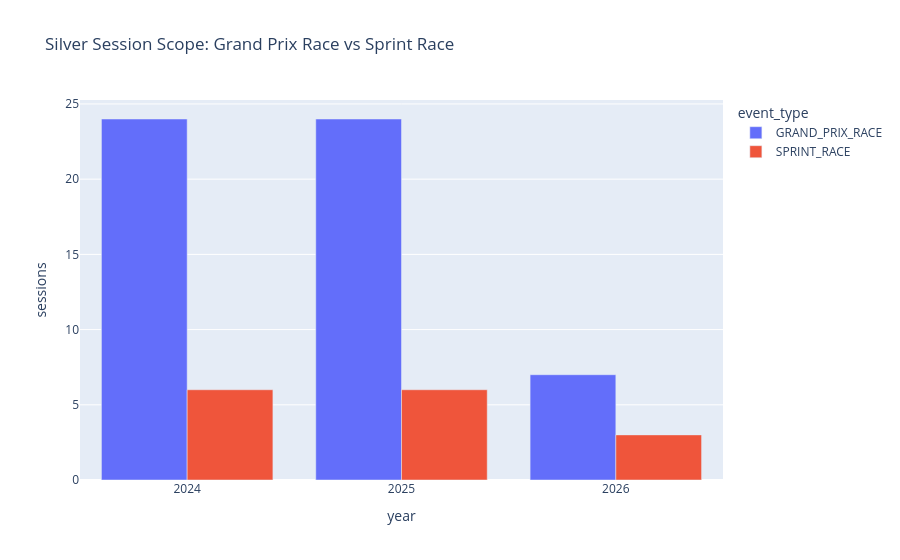

The cell this chart's notebook holds for it:
### Code cell
fig = px.bar(
    session_distribution,
    x="year",
    y="sessions",
    color="event_type",
    barmode="group",
    title="Silver Session Scope: Grand Prix Race vs Sprint Race",
)
fig.write_html(OUTPUT_CHARTS / "session_distribution.html", include_plotlyjs="cdn")
fig.show()

### Figure 1 — Plotly figure (JSON) as saved in the notebook; plotly's stock layout.template omitted (floating-point values rounded to 4 significant figures)
{"data": [{"alignmentgroup": "True", "hovertemplate": "event_type=GRAND_PRIX_RACE<br>year=%{x}<br>sessions=%{y}<extra></extra>", "legendgroup": "GRAND_PRIX_RACE", "marker": {"color": "#636efa", "pattern": {"shape": ""}}, "name": "GRAND_PRIX_RACE", "offsetgroup": "GRAND_PRIX_RACE", "orientation": "v", "showlegend": true, "textposition": "auto", "type": "bar", "x": [2024, 2025, 2026], "xaxis": "x", "y": [24, 24, 7], "yaxis": "y"}, {"alignmentgroup": "True", "hovertemplate": "event_type=SPRINT_RACE<br>year=%{x}<br>sessions=%{y}<extra></extra>", "legendgroup": "SPRINT_RACE", "marker": {"color": "#EF553B", "pattern": {"shape": ""}}, "name": "SPRINT_RACE", "offsetgroup": "SPRINT_RACE", "orientation": "v", "showlegend": true, "textposition": "auto", "type": "bar", "x": [2024, 2025, 2026], "xaxis": "x", "y": [6, 6, 3], "yaxis": "y"}], "layout": {"barmode": "group", "legend": {"title": {"text": "event_type"}, "tracegroupgap": 0}, "title": {"text": "Silver Session Scope: Grand Prix Race vs Sprint Race"}, "xaxis": {"anchor": "y", "domain": [0.0, 1.0], "title": {"text": "year"}}, "yaxis": {"anchor": "x", "domain": [0.0, 1.0], "title": {"text": "sessions"}}}}
